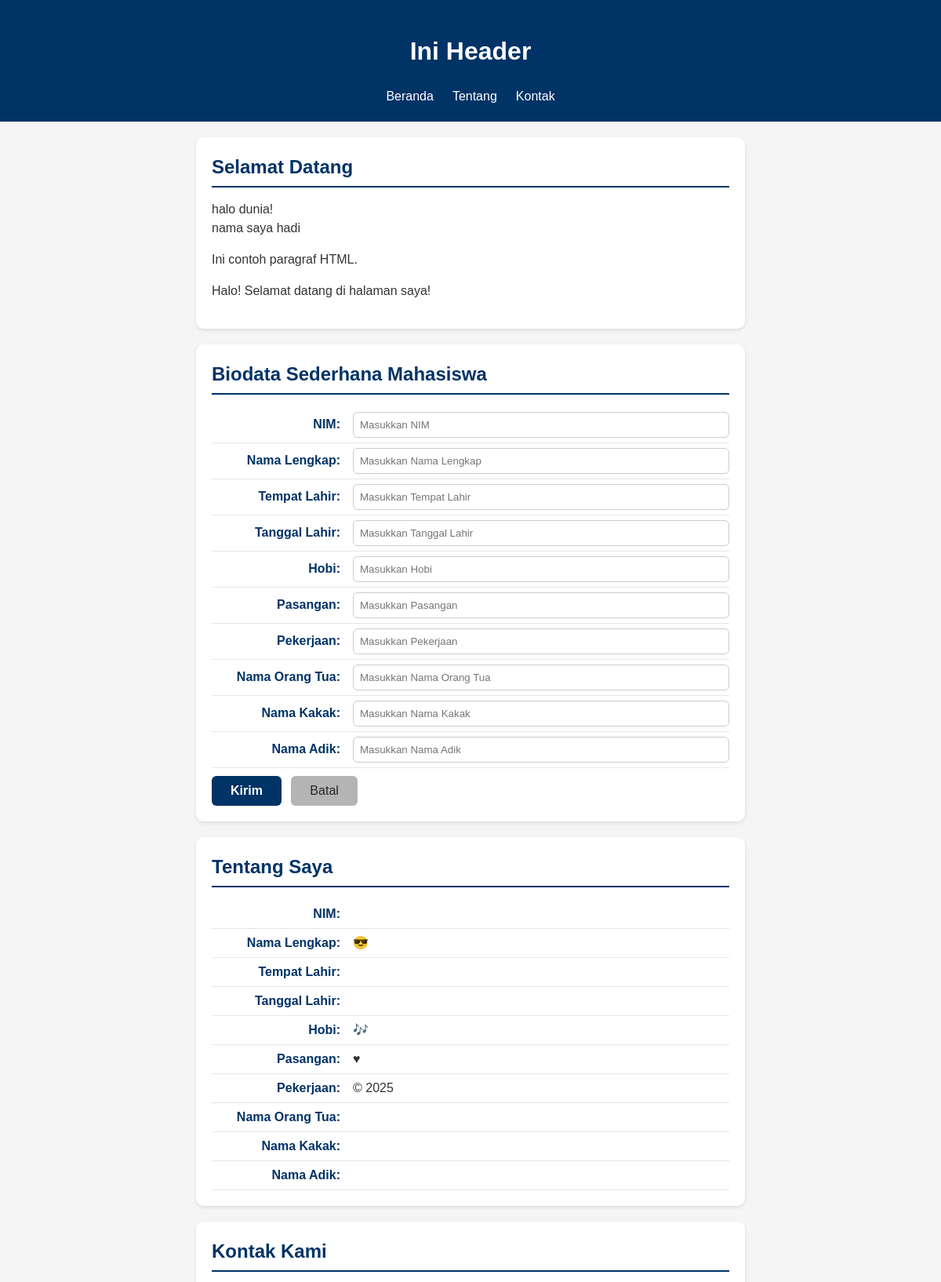
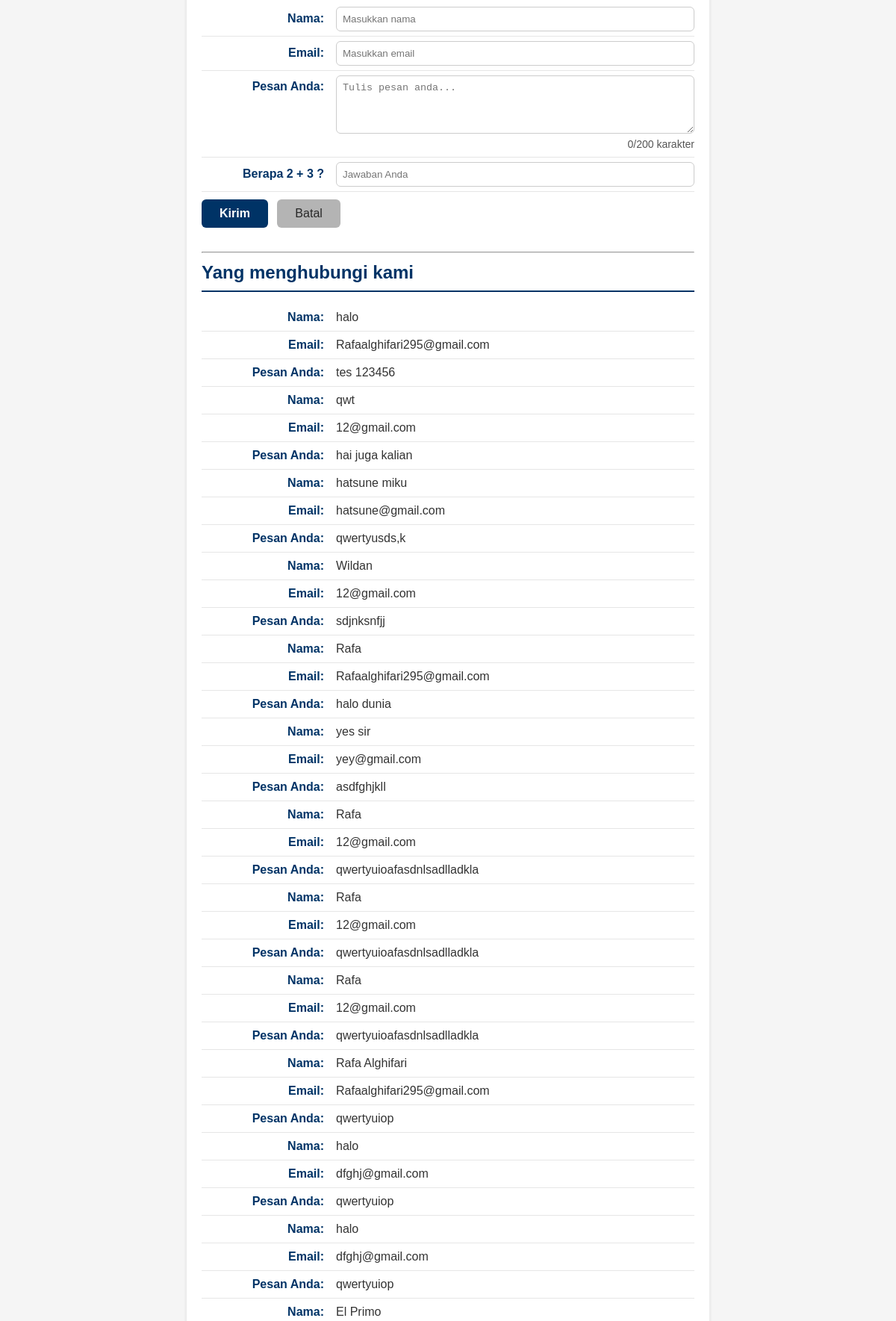
The page / (upper part) on the database its author committed (2 pictures, top to bottom).
### tables this page shows
CREATE TABLE `tbl_tamu` (
  `cid` int(11) NOT NULL,
  `cnama` varchar(100) DEFAULT NULL,
  `cemail` varchar(100) DEFAULT NULL,
  `cpesan` text,
  `created_at` datetime NOT NULL DEFAULT CURRENT_TIMESTAMP
);

### fungsi.php (the view, shortened to what this page needs)
<?php
function bersihkan($str)
{
  return htmlspecialchars(trim($str));
}
function tampilkanBiodata($conf, $arr)
{
  $html = "";
  foreach ($conf as $k => $v) {
    $label = $v["label"];
    $nilai = bersihkan($arr[$k] ?? '');
    $suffix = $v["suffix"];
    $html .= "<p><strong>{$label}</strong> {$nilai}{$suffix}</p>";
  }
  return $html;
}

### index.php (shortened to what this page needs)
<?php
require_once __DIR__ . '/fungsi.php';
?>
<!DOCTYPE html>
<html lang="en">
<head>
  <link rel="stylesheet" href="style.css">
</head>
<body>
  <header>
    <h1>Ini Header</h1>
    <nav>
      <ul>
        <li><a href="#home">Beranda</a></li>
        <li><a href="#about">Tentang</a></li>
        <li><a href="#contact">Kontak</a></li>
      </ul>
    </nav>
  </header>
  <main>
    <section id="home">
      <h2>Selamat Datang</h2>
      <?php
      echo "halo dunia!<br>";
      echo "nama saya hadi";
      ?>
      <p>Ini contoh paragraf HTML.</p>
    </section>
    <section id="biodata">
      <h2>Biodata Sederhana Mahasiswa</h2>
      <form action="proses.php" method="POST">
        <label for="txtNim"><span>NIM:</span>
          <input type="text" id="txtNim" name="txtNim" placeholder="Masukkan NIM" required>
        </label>
        <label for="txtNmLengkap"><span>Nama Lengkap:</span>
          <input type="text" id="txtNmLengkap" name="txtNmLengkap" placeholder="Masukkan Nama Lengkap" required>
        </label>
        <label for="txtT4Lhr"><span>Tempat Lahir:</span>
          <input type="text" id="txtT4Lhr" name="txtT4Lhr" placeholder="Masukkan Tempat Lahir" required>
        </label>
        <label for="txtTglLhr"><span>Tanggal Lahir:</span>
          <input type="text" id="txtTglLhr" name="txtTglLhr" placeholder="Masukkan Tanggal Lahir" required>
        </label>
        <label for="txtHobi"><span>Hobi:</span>
          <input type="text" id="txtHobi" name="txtHobi" placeholder="Masukkan Hobi" required>
        </label>
        <label for="txtPasangan"><span>Pasangan:</span>
          <input type="text" id="txtPasangan" name="txtPasangan" placeholder="Masukkan Pasangan" required>
        </label>
        <label for="txtKerja"><span>Pekerjaan:</span>
          <input type="text" id="txtKerja" name="txtKerja" placeholder="Masukkan Pekerjaan" required>
        </label>
        <label for="txtNmOrtu"><span>Nama Orang Tua:</span>
          <input type="text" id="txtNmOrtu" name="txtNmOrtu" placeholder="Masukkan Nama Orang Tua" required>
        </label>
        <label for="txtNmKakak"><span>Nama Kakak:</span>
          <input type="text" id="txtNmKakak" name="txtNmKakak" placeholder="Masukkan Nama Kakak" required>
        </label>
        <label for="txtNmAdik"><span>Nama Adik:</span>
          <input type="text" id="txtNmAdik" name="txtNmAdik" placeholder="Masukkan Nama Adik" required>
        </label>
        <button type="submit">Kirim</button>
        <button type="reset">Batal</button>
      </form>
    </section>
    <?php
    $biodata = $_SESSION["biodata"] ?? [];
    $fieldConfig = [
      "nim" => ["label" => "NIM:", "suffix" => ""],
      "nama" => ["label" => "Nama Lengkap:", "suffix" => " &#128526;"],
      "tempat" => ["label" => "Tempat Lahir:", "suffix" => ""],
      "tanggal" => ["label" => "Tanggal Lahir:", "suffix" => ""],
      "hobi" => ["label" => "Hobi:", "suffix" => " &#127926;"],
      "pasangan" => ["label" => "Pasangan:", "suffix" => " &hearts;"],
      "pekerjaan" => ["label" => "Pekerjaan:", "suffix" => " &copy; 2025"],
      "ortu" => ["label" => "Nama Orang Tua:", "suffix" => ""],
      "kakak" => ["label" => "Nama Kakak:", "suffix" => ""],
      "adik" => ["label" => "Nama Adik:", "suffix" => ""],
    ];
    ?>
    <section id="about">
      <h2>Tentang Saya</h2>
      <?= tampilkanBiodata($fieldConfig, $biodata) ?>
    </section>
    <?php
    $old = $_SESSION["old"] ?? [];
    ?>
    <section id="contact">
      <h2>Kontak Kami</h2>
      <form action="proses.php" method="POST">
        <label for="txtNama"><span>Nama:</span>
          <input type="text" id="txtNama" name="txtNama" placeholder="Masukkan nama"
            required autocomplete="name"
            value="<?= isset($old['nama']) ? htmlspecialchars($old['nama']) : '' ?>">
        </label>
        <label for="txtEmail"><span>Email:</span>
          <input type="email" id="txtEmail" name="txtEmail" placeholder="Masukkan email"
            required autocomplete="email"
            value="<?= isset($old['email']) ? htmlspecialchars($old['email']) : '' ?>">
        </label>
        <label for="txtPesan"><span>Pesan Anda:</span>
          <textarea id="txtPesan" name="txtPesan" rows="4" placeholder="Tulis pesan anda..."
            required><?= isset($old['pesan']) ? htmlspecialchars($old['pesan']) : '' ?></textarea>
          <small id="charCount">0/200 karakter</small>
        </label>
        <label for="captcha"><span>Berapa 2 + 3 ?</span>
          <input type="text" id="captcha" name="captcha"
            placeholder="Jawaban Anda" required>
        </label>
        <button type="submit">Kirim</button>
        <button type="reset">Batal</button>
      </form>
      <br>
      <hr>
      <h2>Yang menghubungi kami</h2>
      <?php include 'read_inc.php'; ?>
    </section>
  </main>
</body>
</html>

### read_inc.php
<?php
require 'koneksi.php';
$fieldContact = [
    "nama"  => ["label" => "Nama:",       "suffix" => ""],
    "email" => ["label" => "Email:",      "suffix" => ""],
    "pesan" => ["label" => "Pesan Anda:", "suffix" => ""]
];
$sql = "SELECT * FROM tbl_tamu ORDER BY cid DESC";
$q   = mysqli_query($conn, $sql);
if (!$q) {
    echo "<p>Gagal membaca data tamu: " . htmlspecialchars(mysqli_error($conn)) . "</p>";
} elseif (mysqli_num_rows($q) === 0) {
    echo "<p>Belum ada data tamu yang tersimpan.</p>";
} else {
    while ($row = mysqli_fetch_assoc($q)) {
        $arrContact = [
            "nama"  => $row["cnama"]  ?? "",
            "email" => $row["cemail"] ?? "",
            "pesan" => $row["cpesan"] ?? "",
        ];
        echo tampilkanBiodata($fieldContact, $arrContact);
    }
}
?>

### style.css (style rules this page uses)
* { box-sizing: border-box; }
body { margin: 0; font-family: Arial, sans-serif; background: #f5f5f5; color: #333; line-height: 1.5; }
header { background: #003366; color: #fff; padding: 20px; text-align: center; }
header ul { display: flex; justify-content: center; list-style: none; padding: 0; margin: 10px 0 0; }
header li a { color: #fff; text-decoration: none; padding: 6px 12px; }
#home, #about, #contact, #biodata { background-color: #ffffff; border-radius: 10px; padding: 20px; max-width: 700px; margin: 20px auto; box-shadow: 0 2px 5px rgba(0, 0, 0, 0.1); }
#home h2, #about h2, #contact h2, #biodata h2 { color: #003366; border-bottom: 2px solid #003366; padding-bottom: 6px; margin-top: 0; margin-bottom: 16px; }
#home p { text-align: justify; }
#about p, #contact p, #contact label, #biodata label { display: flex; justify-content: flex-start; align-items: baseline; margin: 0; padding: 6px 0; border-bottom: 1px solid #e6e6e6; }
#about strong, #contact strong, #contact label>span, #biodata label>span { min-width: 180px; color: #003366; font-weight: 600; text-align: right; padding-right: 16px; flex-shrink: 0; }
#contact input, #contact textarea, #biodata input { flex: 1; border: 1px solid #ccc; border-radius: 6px; padding: 8px; color: #000; font-weight: normal; margin: 0; box-sizing: border-box; }
#contact button, #biodata button { margin-top: 10px; display: inline-block; padding: 10px 24px; font-size: 16px; border-radius: 6px; cursor: pointer; border: none; transition: all 0.3s ease; margin-right: 8px; }
#contact button[type="submit"], #biodata button[type="submit"] { background-color: #003366; color: #fff; font-weight: 600; }
#contact button[type="reset"], #biodata button[type="reset"] { background-color: #b4b4b4; color: #272727; font-weight: 500; }

### rows shown on the page
tbl_tamu: label "Nama:", cnama "halo", label "Email:", cemail "Rafaalghifari295@gmail.com", label "Pesan Anda:", cpesan "tes 123456"
tbl_tamu: label "Nama:", cnama "qwt", label "Email:", cemail "12@gmail.com", label "Pesan Anda:", cpesan "hai juga kalian"
tbl_tamu: label "Nama:", cnama "hatsune miku", label "Email:", cemail "hatsune@gmail.com", label "Pesan Anda:", cpesan "qwertyusds,k"
tbl_tamu: label "Nama:", cnama "Wildan", label "Email:", cemail "12@gmail.com", label "Pesan Anda:", cpesan "sdjnksnfjj"
tbl_tamu: label "Nama:", cnama "Rafa", label "Email:", cemail "Rafaalghifari295@gmail.com", label "Pesan Anda:", cpesan "halo dunia"
tbl_tamu: label "Nama:", cnama "yes sir", label "Email:", cemail "yey@gmail.com", label "Pesan Anda:", cpesan "asdfghjkll"
tbl_tamu: label "Nama:", cnama "Rafa", label "Email:", cemail "12@gmail.com", label "Pesan Anda:", cpesan "qwertyuioafasdnlsadlladkla"
tbl_tamu: label "Nama:", nilai "Rafa", label "Email:", nilai "12@gmail.com", label "Pesan Anda:", nilai "qwertyuioafasdnlsadlladkla"
tbl_tamu: label "Nama:", nilai "Rafa", label "Email:", nilai "12@gmail.com", label "Pesan Anda:", nilai "qwertyuioafasdnlsadlladkla"
tbl_tamu: label "Nama:", cnama "Rafa Alghifari", label "Email:", cemail "Rafaalghifari295@gmail.com", label "Pesan Anda:", cpesan "qwertyuiop"
tbl_tamu: label "Nama:", cnama "halo", label "Email:", cemail "dfghj@gmail.com", label "Pesan Anda:", cpesan "qwertyuiop"
tbl_tamu: label "Nama:", nilai "halo", label "Email:", nilai "dfghj@gmail.com", label "Pesan Anda:", nilai "qwertyuiop"
tbl_tamu: label "Nama:", cnama "El Primo"

### other values the page prints
$label "NIM:"
$label "Nama Lengkap:"
$suffix "😎"
$label "Tempat Lahir:"
$label "Tanggal Lahir:"
$label "Hobi:"
$suffix "🎶"
$label "Pasangan:"
$suffix "♥"
$label "Pekerjaan:"
$suffix "© 2025"
$label "Nama Orang Tua:"
$label "Nama Kakak:"
$label "Nama Adik:"
